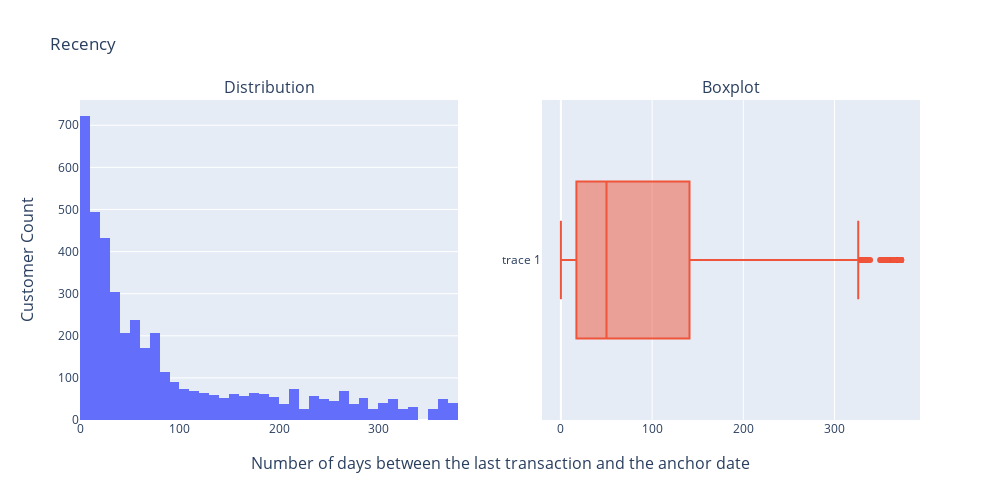

Notebook code cell kept with this figure:
### Markdown cell above
Let's take a look at the `recency` distribution

### Code cell
fig = make_subplots(
    rows=1, cols=2,
    subplot_titles=("Distribution", "Boxplot"),
    x_title="Number of days between the last transaction and the anchor date",
    y_title="Customer Count",
)

fig.add_trace(
    go.Histogram(x=recency_data["Recency"],),
    row=1, col=1,
)

fig.add_trace(
    go.Box(x=recency_data["Recency"],),
    row=1, col=2,
)


fig.update_layout(height=500, width=1000, showlegend=False, title_text="Recency")

### Figure 1 — Plotly figure (JSON) as saved in the notebook; plotly's stock layout.template omitted (floating-point values rounded to 4 significant figures; data arrays with more than 128 entries replaced by an {"elided": "..."} marker saying what was removed)
{"data": [{"type": "histogram", "x": {"elided": "4339 int values"}, "xaxis": "x", "yaxis": "y"}, {"type": "box", "x": {"elided": "4339 int values"}, "xaxis": "x2", "yaxis": "y2"}], "layout": {"annotations": [{"font": {"size": 16}, "showarrow": false, "text": "Distribution", "x": 0.225, "xanchor": "center", "xref": "paper", "y": 1, "yanchor": "bottom", "yref": "paper"}, {"font": {"size": 16}, "showarrow": false, "text": "Boxplot", "x": 0.775, "xanchor": "center", "xref": "paper", "y": 1, "yanchor": "bottom", "yref": "paper"}, {"font": {"size": 16}, "showarrow": false, "text": "Number of days between the last transaction and the anchor date", "x": 0.5, "xanchor": "center", "xref": "paper", "y": 0, "yanchor": "top", "yref": "paper", "yshift": -30}, {"font": {"size": 16}, "showarrow": false, "text": "Customer Count", "textangle": -90, "x": 0, "xanchor": "right", "xref": "paper", "xshift": -40, "y": 0.5, "yanchor": "middle", "yref": "paper"}], "height": 500, "showlegend": false, "title": {"text": "Recency"}, "width": 1000, "xaxis": {"anchor": "y", "domain": [0, 0.45]}, "xaxis2": {"anchor": "y2", "domain": [0.55, 1]}, "yaxis": {"anchor": "x", "domain": [0, 1]}, "yaxis2": {"anchor": "x2", "domain": [0, 1]}}}
